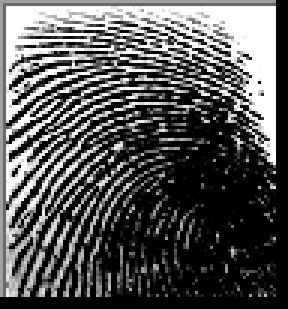
#> input picture datasets/Sokoto_conventry_Fingerprint_Dataset/SOCOFing/Real/147__M_Right_thumb_finger.BMP, 96 x 103 px (shown 3 times larger); its folder holds 4 pictures in this run
$ python train_fingerprint_model.py
#> lines starting #> are read from the running program, lines starting #| are printed output that depends on the picture

import os
import cv2
import numpy as np
from sklearn.model_selection import train_test_split
from sklearn.ensemble import RandomForestClassifier
from sklearn.metrics import accuracy_score, classification_report
import joblib
import glob

# Define paths
DATASET_ROOT = "/home/skj/Documents/projects/lostInEffect/datasets/Sokoto_conventry_Fingerprint_Dataset/SOCOFing/"
REAL_DIR = os.path.join(DATASET_ROOT, "Real")
ALTERED_DIR = os.path.join(DATASET_ROOT, "Altered")

# Model save path
MODEL_PATH = "/home/skj/Documents/projects/lostInEffect/biometric_security_models/fingerprint_anomaly_model.joblib"

# Image preprocessing parameters
IMG_SIZE = (96, 96) # Resize images to a fixed size

def load_and_preprocess_image(image_path):
    """Loads an image, converts to grayscale, and resizes it."""
    img = cv2.imread(image_path, cv2.IMREAD_GRAYSCALE)
#> img is the input picture: shape (103, 96); min 0, max 255, mean 86.6
    if img is None:
        print(f"Warning: Could not load image {image_path}")
        return None
    img = cv2.resize(img, IMG_SIZE)
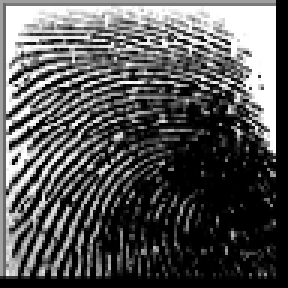
#> img: shape (96, 96) (shown 3 times larger); min 0, max 255, mean 86.5
    return img

def extract_features(image):
    """
    Extracts simple features from a preprocessed image.
    For simplicity, we'll flatten the pixel values.
    In a real-world scenario, more advanced feature extraction (e.g., Gabor filters, minutiae)
    or a CNN would be used.
    """
    return image.flatten()

def load_dataset(limit=None):
    """
    Loads images from the dataset, extracts features, and assigns labels.
    :param limit: Optional. Limit the number of images loaded from each category for faster testing.
    """
    data = []
    labels = []

    print("Loading real fingerprints...")
    real_images = glob.glob(os.path.join(REAL_DIR, "*.BMP"))
    if limit:
        real_images = real_images[:limit]
    for i, img_path in enumerate(real_images):
        if i % 100 == 0:
            print(f"  Processing real image {i+1}/{len(real_images)}")
        img = load_and_preprocess_image(img_path)
        if img is not None:
            features = extract_features(img)
#> features = 9216 values, max 255 at index 194, min 0 at index 92, mean 86.48
            data.append(features)
            labels.append(0) # 0 for real
#> pass 2 of the loop in load_dataset, `for i, img_path in enumerate(real_images):`:
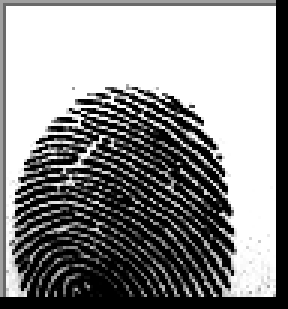
#> input picture datasets/Sokoto_conventry_Fingerprint_Dataset/SOCOFing/Real/154__F_Right_index_finger.BMP, 96 x 103 px (shown 3 times larger)
#> in load_and_preprocess_image, img is the input picture: shape (103, 96); min 0, max 255, mean 142.9
#> in load_and_preprocess_image (call 2), `img = cv2.resize(img, IMG_SIZE)`:
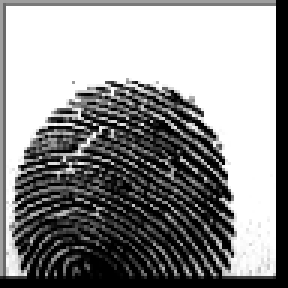
#> img: shape (96, 96) (shown 3 times larger); min 0, max 255, mean 142.8
#> features = 9216 values, max 255 at index 194, min 0 at index 92, mean 142.8
#> pass 3 of the loop in load_dataset, `for i, img_path in enumerate(real_images):`:
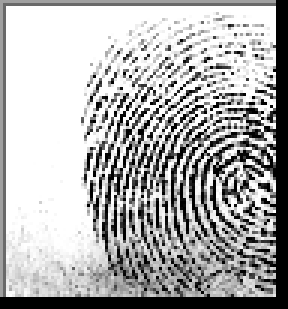
#> input picture datasets/Sokoto_conventry_Fingerprint_Dataset/SOCOFing/Real/187__M_Right_little_finger.BMP, 96 x 103 px (shown 3 times larger)
#> in load_and_preprocess_image, img is the input picture: shape (103, 96); min 0, max 255, mean 175.7
#> in load_and_preprocess_image (call 3), `img = cv2.resize(img, IMG_SIZE)`:
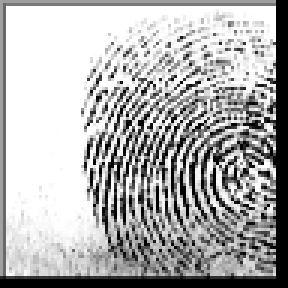
#> img: shape (96, 96) (shown 3 times larger); min 0, max 255, mean 175.6
#> features = 9216 values, max 255 at index 194, min 0 at index 92, mean 175.6
#> the loop made 4 passes; the first 3 are shown

    print("Loading altered fingerprints...")
    # Iterate through subdirectories of Altered
    altered_subdirs = ["Altered-Easy", "Altered-Medium", "Altered-Hard"]
#> altered_subdirs = ['Altered-Easy', 'Altered-Medium', 'Altered-Hard']
    for subdir in altered_subdirs:
        current_dir = os.path.join(ALTERED_DIR, subdir)
        altered_images = glob.glob(os.path.join(current_dir, "*.BMP"))
        if limit:
            altered_images = altered_images[:limit]
#> altered_images = []
        for i, img_path in enumerate(altered_images):
            if i % 100 == 0:
                print(f"  Processing altered image {i+1}/{len(altered_images)} from {subdir}")
            img = load_and_preprocess_image(img_path)
            if img is not None:
                features = extract_features(img)
                data.append(features)
                labels.append(1) # 1 for altered
#> pass 2 of the loop in load_dataset, `for subdir in altered_subdirs:`:
#> pass 3 of the loop in load_dataset, `for subdir in altered_subdirs:`:

    return np.array(data), np.array(labels)

def train_model():
    """Trains and saves the RandomForestClassifier model."""
    # Load a subset of the data for demonstration purposes
    # Adjust 'limit' based on your system's memory and desired training time
    X, y = load_dataset(limit=500) # Load 500 real and 500 altered images

    if len(X) == 0:
        print("No data loaded. Exiting training.")
        return

    print(f"Total samples loaded: {len(X)}")
    print(f"Feature dimension: {X.shape[1]}")
#| Feature dimension: 9216

    # Split data into training and testing sets
    X_train, X_test, y_train, y_test = train_test_split(X, y, test_size=0.2, random_state=42, stratify=y)

    print("Training RandomForestClassifier...")
    model = RandomForestClassifier(n_estimators=100, random_state=42, n_jobs=-1)
    model.fit(X_train, y_train)
    print("Training complete.")

    # Evaluate the model
    y_pred = model.predict(X_test)
    accuracy = accuracy_score(y_test, y_pred)
    print(f"Model Accuracy: {accuracy:.2f}")
    print("Classification Report:")
#> (the run stopped early here; a loop or call above may not have finished)
